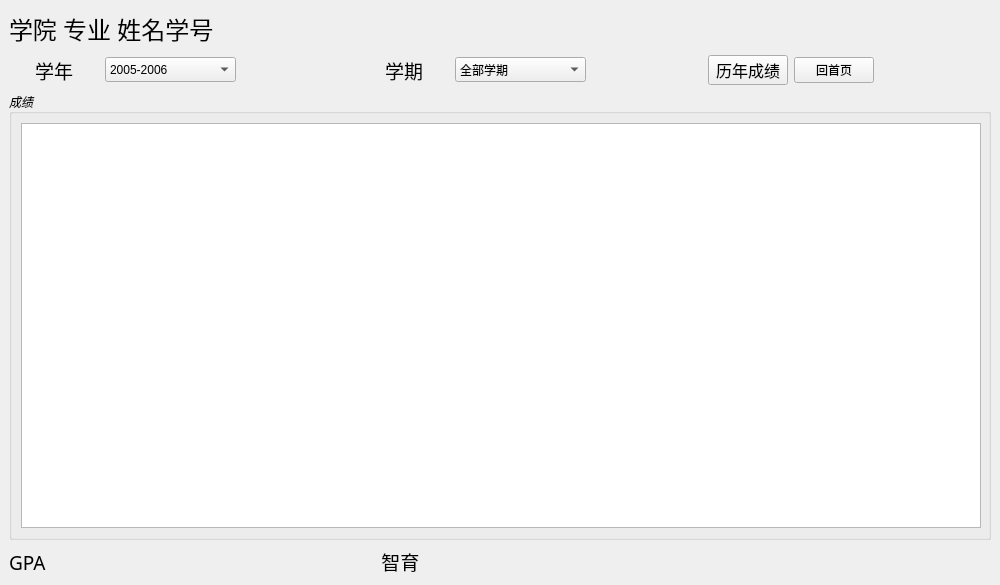
<?xml version="1.0" encoding="UTF-8"?>
<ui version="4.0">
 <class>MainWindow</class>
 <widget class="QMainWindow" name="MainWindow">
  <property name="geometry">
   <rect>
    <x>0</x>
    <y>0</y>
    <width>1000</width>
    <height>585</height>
   </rect>
  </property>
  <property name="sizePolicy">
   <sizepolicy hsizetype="Fixed" vsizetype="Fixed">
    <horstretch>0</horstretch>
    <verstretch>0</verstretch>
   </sizepolicy>
  </property>
  <property name="minimumSize">
   <size>
    <width>1000</width>
    <height>585</height>
   </size>
  </property>
  <property name="maximumSize">
   <size>
    <width>16777215</width>
    <height>16777215</height>
   </size>
  </property>
  <property name="windowTitle">
   <string>绝望2005第三方登陆系统</string>
  </property>
  <property name="windowIcon">
   <iconset>
    <normaloff>src/logo_school.png</normaloff>src/logo_school.png</iconset>
  </property>
  <property name="autoFillBackground">
   <bool>false</bool>
  </property>
  <widget class="QWidget" name="centralWidget">
   <property name="minimumSize">
    <size>
     <width>1000</width>
     <height>562</height>
    </size>
   </property>
   <property name="maximumSize">
    <size>
     <width>16777215</width>
     <height>16777215</height>
    </size>
   </property>
   <layout class="QGridLayout" name="gridLayout_2">
    <property name="margin">
     <number>0</number>
    </property>
    <property name="spacing">
     <number>0</number>
    </property>
    <item row="0" column="0">
     <widget class="QStackedWidget" name="stackedWidget">
      <property name="minimumSize">
       <size>
        <width>1000</width>
        <height>562</height>
       </size>
      </property>
      <property name="maximumSize">
       <size>
        <width>16777215</width>
        <height>16777215</height>
       </size>
      </property>
      <property name="frameShadow">
       <enum>QFrame::Plain</enum>
      </property>
      <property name="currentIndex">
       <number>2</number>
      </property>
      <widget class="QWidget" name="mainPage">
       <property name="minimumSize">
        <size>
         <width>995</width>
         <height>562</height>
        </size>
       </property>
       <layout class="QVBoxLayout" name="verticalLayout">
        <item>
         <layout class="QHBoxLayout" name="horizontalLayout_9">
          <item>
           <spacer name="horizontalSpacer_4">
            <property name="orientation">
             <enum>Qt::Horizontal</enum>
            </property>
            <property name="sizeType">
             <enum>QSizePolicy::Expanding</enum>
            </property>
            <property name="sizeHint" stdset="0">
             <size>
              <width>48</width>
              <height>20</height>
             </size>
            </property>
           </spacer>
          </item>
          <item>
           <widget class="QLabel" name="schoolLogolabel_2">
            <property name="sizePolicy">
             <sizepolicy hsizetype="Fixed" vsizetype="Fixed">
              <horstretch>0</horstretch>
              <verstretch>0</verstretch>
             </sizepolicy>
            </property>
            <property name="minimumSize">
             <size>
              <width>801</width>
              <height>71</height>
             </size>
            </property>
            <property name="text">
             <string/>
            </property>
            <property name="pixmap">
             <pixmap>src/long_logo_school.png</pixmap>
            </property>
            <property name="scaledContents">
             <bool>false</bool>
            </property>
            <property name="alignment">
             <set>Qt::AlignCenter</set>
            </property>
           </widget>
          </item>
          <item>
           <spacer name="horizontalSpacer_5">
            <property name="orientation">
             <enum>Qt::Horizontal</enum>
            </property>
            <property name="sizeType">
             <enum>QSizePolicy::Expanding</enum>
            </property>
            <property name="sizeHint" stdset="0">
             <size>
              <width>48</width>
              <height>20</height>
             </size>
            </property>
           </spacer>
          </item>
         </layout>
        </item>
        <item>
         <spacer name="verticalSpacer_2">
          <property name="orientation">
           <enum>Qt::Vertical</enum>
          </property>
          <property name="sizeType">
           <enum>QSizePolicy::Fixed</enum>
          </property>
          <property name="sizeHint" stdset="0">
           <size>
            <width>20</width>
            <height>40</height>
           </size>
          </property>
         </spacer>
        </item>
        <item>
         <layout class="QHBoxLayout" name="horizontalLayout">
          <item>
           <spacer name="horizontalSpacer_15">
            <property name="orientation">
             <enum>Qt::Horizontal</enum>
            </property>
            <property name="sizeType">
             <enum>QSizePolicy::Expanding</enum>
            </property>
            <property name="sizeHint" stdset="0">
             <size>
              <width>48</width>
              <height>20</height>
             </size>
            </property>
           </spacer>
          </item>
          <item>
           <widget class="QLabel" name="welcomePageLabel">
            <property name="sizePolicy">
             <sizepolicy hsizetype="Fixed" vsizetype="Fixed">
              <horstretch>0</horstretch>
              <verstretch>0</verstretch>
             </sizepolicy>
            </property>
            <property name="minimumSize">
             <size>
              <width>361</width>
              <height>251</height>
             </size>
            </property>
            <property name="font">
             <font>
              <family>微软雅黑</family>
              <pointsize>14</pointsize>
              <weight>75</weight>
              <bold>true</bold>
             </font>
            </property>
            <property name="frameShape">
             <enum>QFrame::Box</enum>
            </property>
            <property name="frameShadow">
             <enum>QFrame::Raised</enum>
            </property>
            <property name="text">
             <string>绝望2005第三方登陆系统欢迎你~</string>
            </property>
            <property name="alignment">
             <set>Qt::AlignCenter</set>
            </property>
           </widget>
          </item>
          <item>
           <spacer name="horizontalSpacer">
            <property name="orientation">
             <enum>Qt::Horizontal</enum>
            </property>
            <property name="sizeType">
             <enum>QSizePolicy::Fixed</enum>
            </property>
            <property name="sizeHint" stdset="0">
             <size>
              <width>48</width>
              <height>20</height>
             </size>
            </property>
           </spacer>
          </item>
          <item>
           <widget class="QCalendarWidget" name="calendarWidget">
            <property name="sizePolicy">
             <sizepolicy hsizetype="Fixed" vsizetype="Fixed">
              <horstretch>0</horstretch>
              <verstretch>0</verstretch>
             </sizepolicy>
            </property>
            <property name="minimumSize">
             <size>
              <width>361</width>
              <height>251</height>
             </size>
            </property>
           </widget>
          </item>
          <item>
           <spacer name="horizontalSpacer_17">
            <property name="orientation">
             <enum>Qt::Horizontal</enum>
            </property>
            <property name="sizeType">
             <enum>QSizePolicy::Expanding</enum>
            </property>
            <property name="sizeHint" stdset="0">
             <size>
              <width>48</width>
              <height>20</height>
             </size>
            </property>
           </spacer>
          </item>
         </layout>
        </item>
        <item>
         <spacer name="verticalSpacer_8">
          <property name="orientation">
           <enum>Qt::Vertical</enum>
          </property>
          <property name="sizeType">
           <enum>QSizePolicy::Fixed</enum>
          </property>
          <property name="sizeHint" stdset="0">
           <size>
            <width>20</width>
            <height>18</height>
           </size>
          </property>
         </spacer>
        </item>
        <item>
         <layout class="QHBoxLayout" name="horizontalLayout_4">
          <item>
           <spacer name="horizontalSpacer_2">
            <property name="orientation">
             <enum>Qt::Horizontal</enum>
            </property>
            <property name="sizeType">
             <enum>QSizePolicy::Expanding</enum>
            </property>
            <property name="sizeHint" stdset="0">
             <size>
              <width>40</width>
              <height>20</height>
             </size>
            </property>
           </spacer>
          </item>
          <item>
           <widget class="QPushButton" name="cjPushButton">
            <property name="sizePolicy">
             <sizepolicy hsizetype="Fixed" vsizetype="Fixed">
              <horstretch>0</horstretch>
              <verstretch>0</verstretch>
             </sizepolicy>
            </property>
            <property name="minimumSize">
             <size>
              <width>75</width>
              <height>40</height>
             </size>
            </property>
            <property name="font">
             <font>
              <family>微软雅黑</family>
              <pointsize>10</pointsize>
              <weight>75</weight>
              <bold>true</bold>
             </font>
            </property>
            <property name="text">
             <string>查询成绩</string>
            </property>
           </widget>
          </item>
          <item>
           <widget class="QPushButton" name="kbPushButton">
            <property name="sizePolicy">
             <sizepolicy hsizetype="Fixed" vsizetype="Fixed">
              <horstretch>0</horstretch>
              <verstretch>0</verstretch>
             </sizepolicy>
            </property>
            <property name="minimumSize">
             <size>
              <width>75</width>
              <height>40</height>
             </size>
            </property>
            <property name="font">
             <font>
              <family>微软雅黑</family>
              <pointsize>10</pointsize>
              <weight>75</weight>
              <bold>true</bold>
             </font>
            </property>
            <property name="text">
             <string>查询课表</string>
            </property>
           </widget>
          </item>
          <item>
           <widget class="QPushButton" name="yxkcPushButton">
            <property name="sizePolicy">
             <sizepolicy hsizetype="Fixed" vsizetype="Fixed">
              <horstretch>0</horstretch>
              <verstretch>0</verstretch>
             </sizepolicy>
            </property>
            <property name="minimumSize">
             <size>
              <width>75</width>
              <height>40</height>
             </size>
            </property>
            <property name="font">
             <font>
              <family>微软雅黑</family>
              <pointsize>10</pointsize>
              <weight>75</weight>
              <bold>true</bold>
             </font>
            </property>
            <property name="text">
             <string>已选课程</string>
            </property>
           </widget>
          </item>
          <item>
           <spacer name="horizontalSpacer_3">
            <property name="orientation">
             <enum>Qt::Horizontal</enum>
            </property>
            <property name="sizeType">
             <enum>QSizePolicy::Expanding</enum>
            </property>
            <property name="sizeHint" stdset="0">
             <size>
              <width>40</width>
              <height>20</height>
             </size>
            </property>
           </spacer>
          </item>
         </layout>
        </item>
        <item>
         <spacer name="verticalSpacer">
          <property name="orientation">
           <enum>Qt::Vertical</enum>
          </property>
          <property name="sizeType">
           <enum>QSizePolicy::Preferred</enum>
          </property>
          <property name="sizeHint" stdset="0">
           <size>
            <width>20</width>
            <height>50</height>
           </size>
          </property>
         </spacer>
        </item>
       </layout>
      </widget>
      <widget class="QWidget" name="loadingPage">
       <property name="minimumSize">
        <size>
         <width>995</width>
         <height>562</height>
        </size>
       </property>
       <layout class="QGridLayout" name="gridLayout_3">
        <item row="1" column="2">
         <spacer name="horizontalSpacer_7">
          <property name="orientation">
           <enum>Qt::Horizontal</enum>
          </property>
          <property name="sizeHint" stdset="0">
           <size>
            <width>40</width>
            <height>20</height>
           </size>
          </property>
         </spacer>
        </item>
        <item row="0" column="1">
         <spacer name="verticalSpacer_3">
          <property name="orientation">
           <enum>Qt::Vertical</enum>
          </property>
          <property name="sizeType">
           <enum>QSizePolicy::Fixed</enum>
          </property>
          <property name="sizeHint" stdset="0">
           <size>
            <width>20</width>
            <height>138</height>
           </size>
          </property>
         </spacer>
        </item>
        <item row="1" column="0">
         <spacer name="horizontalSpacer_8">
          <property name="orientation">
           <enum>Qt::Horizontal</enum>
          </property>
          <property name="sizeHint" stdset="0">
           <size>
            <width>40</width>
            <height>20</height>
           </size>
          </property>
         </spacer>
        </item>
        <item row="1" column="1">
         <layout class="QVBoxLayout" name="verticalLayout_2">
          <item>
           <widget class="QLabel" name="loadingLabel">
            <property name="sizePolicy">
             <sizepolicy hsizetype="Fixed" vsizetype="Fixed">
              <horstretch>0</horstretch>
              <verstretch>0</verstretch>
             </sizepolicy>
            </property>
            <property name="minimumSize">
             <size>
              <width>591</width>
              <height>80</height>
             </size>
            </property>
            <property name="font">
             <font>
              <family>Kristen ITC</family>
              <pointsize>36</pointsize>
              <weight>75</weight>
              <bold>true</bold>
             </font>
            </property>
            <property name="frameShape">
             <enum>QFrame::NoFrame</enum>
            </property>
            <property name="frameShadow">
             <enum>QFrame::Plain</enum>
            </property>
            <property name="text">
             <string>Loading</string>
            </property>
            <property name="alignment">
             <set>Qt::AlignHCenter|Qt::AlignTop</set>
            </property>
           </widget>
          </item>
          <item>
           <widget class="QProgressBar" name="progressBar">
            <property name="minimumSize">
             <size>
              <width>521</width>
              <height>41</height>
             </size>
            </property>
            <property name="value">
             <number>33</number>
            </property>
            <property name="alignment">
             <set>Qt::AlignCenter</set>
            </property>
            <property name="textVisible">
             <bool>false</bool>
            </property>
            <property name="invertedAppearance">
             <bool>false</bool>
            </property>
            <property name="textDirection">
             <enum>QProgressBar::TopToBottom</enum>
            </property>
           </widget>
          </item>
          <item>
           <layout class="QHBoxLayout" name="horizontalLayout_2"/>
          </item>
         </layout>
        </item>
        <item row="2" column="1">
         <spacer name="verticalSpacer_4">
          <property name="orientation">
           <enum>Qt::Vertical</enum>
          </property>
          <property name="sizeHint" stdset="0">
           <size>
            <width>20</width>
            <height>278</height>
           </size>
          </property>
         </spacer>
        </item>
       </layout>
      </widget>
      <widget class="QWidget" name="cjPage">
       <property name="minimumSize">
        <size>
         <width>995</width>
         <height>562</height>
        </size>
       </property>
       <layout class="QVBoxLayout" name="verticalLayout_3">
        <item>
         <widget class="QLabel" name="userImformationLabel">
          <property name="sizePolicy">
           <sizepolicy hsizetype="Preferred" vsizetype="Fixed">
            <horstretch>0</horstretch>
            <verstretch>0</verstretch>
           </sizepolicy>
          </property>
          <property name="minimumSize">
           <size>
            <width>0</width>
            <height>40</height>
           </size>
          </property>
          <property name="font">
           <font>
            <family>微软雅黑</family>
            <pointsize>18</pointsize>
            <weight>50</weight>
            <italic>false</italic>
            <bold>false</bold>
           </font>
          </property>
          <property name="text">
           <string>&lt;html&gt;&lt;head/&gt;&lt;body&gt;&lt;p&gt;学院 专业  姓名学号&lt;/p&gt;&lt;/body&gt;&lt;/html&gt;</string>
          </property>
          <property name="buddy">
           <cstring>cjTabelView</cstring>
          </property>
         </widget>
        </item>
        <item>
         <layout class="QHBoxLayout" name="horizontalLayout_5">
          <item>
           <layout class="QHBoxLayout" name="horizontalLayout_17">
            <item>
             <widget class="QLabel" name="xnOpptionLabel">
              <property name="sizePolicy">
               <sizepolicy hsizetype="Preferred" vsizetype="Fixed">
                <horstretch>0</horstretch>
                <verstretch>0</verstretch>
               </sizepolicy>
              </property>
              <property name="minimumSize">
               <size>
                <width>90</width>
                <height>30</height>
               </size>
              </property>
              <property name="font">
               <font>
                <family>微软雅黑</family>
                <pointsize>14</pointsize>
               </font>
              </property>
              <property name="text">
               <string>学年</string>
              </property>
              <property name="alignment">
               <set>Qt::AlignCenter</set>
              </property>
              <property name="buddy">
               <cstring>xnOpptionComboBox</cstring>
              </property>
             </widget>
            </item>
            <item>
             <widget class="QComboBox" name="xnOpptionComboBox">
              <property name="minimumSize">
               <size>
                <width>131</width>
                <height>25</height>
               </size>
              </property>
              <property name="editable">
               <bool>false</bool>
              </property>
              <item>
               <property name="text">
                <string>2005-2006</string>
               </property>
              </item>
              <item>
               <property name="text">
                <string>2006-2007</string>
               </property>
              </item>
              <item>
               <property name="text">
                <string>2007-2008</string>
               </property>
              </item>
              <item>
               <property name="text">
                <string>2008-2009</string>
               </property>
              </item>
              <item>
               <property name="text">
                <string>2009-2010</string>
               </property>
              </item>
              <item>
               <property name="text">
                <string>2010-2011</string>
               </property>
              </item>
              <item>
               <property name="text">
                <string>2011-2012</string>
               </property>
              </item>
              <item>
               <property name="text">
                <string>2012-2013</string>
               </property>
              </item>
              <item>
               <property name="text">
                <string>2013-2014</string>
               </property>
              </item>
             </widget>
            </item>
           </layout>
          </item>
          <item>
           <spacer name="horizontalSpacer_23">
            <property name="orientation">
             <enum>Qt::Horizontal</enum>
            </property>
            <property name="sizeHint" stdset="0">
             <size>
              <width>40</width>
              <height>20</height>
             </size>
            </property>
           </spacer>
          </item>
          <item>
           <layout class="QHBoxLayout" name="horizontalLayout_18">
            <item>
             <widget class="QLabel" name="xqOpptionLabel">
              <property name="sizePolicy">
               <sizepolicy hsizetype="Preferred" vsizetype="Fixed">
                <horstretch>0</horstretch>
                <verstretch>0</verstretch>
               </sizepolicy>
              </property>
              <property name="minimumSize">
               <size>
                <width>90</width>
                <height>30</height>
               </size>
              </property>
              <property name="font">
               <font>
                <family>微软雅黑</family>
                <pointsize>14</pointsize>
               </font>
              </property>
              <property name="frameShape">
               <enum>QFrame::NoFrame</enum>
              </property>
              <property name="text">
               <string>学期</string>
              </property>
              <property name="scaledContents">
               <bool>false</bool>
              </property>
              <property name="alignment">
               <set>Qt::AlignCenter</set>
              </property>
              <property name="buddy">
               <cstring>xqOpptionComboBox</cstring>
              </property>
             </widget>
            </item>
            <item>
             <widget class="QComboBox" name="xqOpptionComboBox">
              <property name="minimumSize">
               <size>
                <width>131</width>
                <height>25</height>
               </size>
              </property>
              <item>
               <property name="text">
                <string>全部学期</string>
               </property>
              </item>
              <item>
               <property name="text">
                <string>1</string>
               </property>
              </item>
              <item>
               <property name="text">
                <string>2</string>
               </property>
              </item>
              <item>
               <property name="text">
                <string>3</string>
               </property>
              </item>
             </widget>
            </item>
           </layout>
          </item>
          <item>
           <spacer name="horizontalSpacer_24">
            <property name="orientation">
             <enum>Qt::Horizontal</enum>
            </property>
            <property name="sizeHint" stdset="0">
             <size>
              <width>88</width>
              <height>20</height>
             </size>
            </property>
           </spacer>
          </item>
          <item>
           <widget class="QPushButton" name="lnCjPushButton">
            <property name="minimumSize">
             <size>
              <width>80</width>
              <height>30</height>
             </size>
            </property>
            <property name="font">
             <font>
              <family>微软雅黑</family>
              <pointsize>12</pointsize>
             </font>
            </property>
            <property name="text">
             <string>历年成绩</string>
            </property>
           </widget>
          </item>
          <item>
           <widget class="QPushButton" name="cjBackPushButton">
            <property name="text">
             <string>回首页</string>
            </property>
           </widget>
          </item>
          <item>
           <spacer name="horizontalSpacer_25">
            <property name="orientation">
             <enum>Qt::Horizontal</enum>
            </property>
            <property name="sizeHint" stdset="0">
             <size>
              <width>100</width>
              <height>20</height>
             </size>
            </property>
           </spacer>
          </item>
         </layout>
        </item>
        <item>
         <widget class="QGroupBox" name="cjGroupBox_2">
          <property name="sizePolicy">
           <sizepolicy hsizetype="Expanding" vsizetype="Expanding">
            <horstretch>0</horstretch>
            <verstretch>0</verstretch>
           </sizepolicy>
          </property>
          <property name="minimumSize">
           <size>
            <width>980</width>
            <height>360</height>
           </size>
          </property>
          <property name="maximumSize">
           <size>
            <width>16777215</width>
            <height>16777215</height>
           </size>
          </property>
          <property name="font">
           <font>
            <family>微软雅黑</family>
            <weight>50</weight>
            <italic>true</italic>
            <bold>false</bold>
           </font>
          </property>
          <property name="title">
           <string>成绩</string>
          </property>
          <property name="alignment">
           <set>Qt::AlignLeading|Qt::AlignLeft|Qt::AlignVCenter</set>
          </property>
          <layout class="QVBoxLayout" name="verticalLayout_17">
           <item>
            <widget class="QTableView" name="cjTabelView">
             <property name="sizePolicy">
              <sizepolicy hsizetype="Expanding" vsizetype="Expanding">
               <horstretch>0</horstretch>
               <verstretch>0</verstretch>
              </sizepolicy>
             </property>
             <property name="minimumSize">
              <size>
               <width>960</width>
               <height>331</height>
              </size>
             </property>
             <property name="frameShadow">
              <enum>QFrame::Sunken</enum>
             </property>
             <property name="autoScroll">
              <bool>true</bool>
             </property>
             <property name="editTriggers">
              <set>QAbstractItemView::NoEditTriggers</set>
             </property>
             <property name="showDropIndicator" stdset="0">
              <bool>true</bool>
             </property>
             <property name="alternatingRowColors">
              <bool>false</bool>
             </property>
             <property name="showGrid">
              <bool>true</bool>
             </property>
             <property name="gridStyle">
              <enum>Qt::DashDotDotLine</enum>
             </property>
             <property name="sortingEnabled">
              <bool>false</bool>
             </property>
             <property name="wordWrap">
              <bool>true</bool>
             </property>
             <property name="cornerButtonEnabled">
              <bool>true</bool>
             </property>
            </widget>
           </item>
          </layout>
         </widget>
        </item>
        <item>
         <widget class="QLabel" name="userGPALabel">
          <property name="sizePolicy">
           <sizepolicy hsizetype="Expanding" vsizetype="Fixed">
            <horstretch>0</horstretch>
            <verstretch>0</verstretch>
           </sizepolicy>
          </property>
          <property name="minimumSize">
           <size>
            <width>980</width>
            <height>30</height>
           </size>
          </property>
          <property name="font">
           <font>
            <family>微软雅黑</family>
            <pointsize>14</pointsize>
            <italic>false</italic>
           </font>
          </property>
          <property name="text">
           <string>GPA                                                                    智育</string>
          </property>
         </widget>
        </item>
       </layout>
      </widget>
      <widget class="QWidget" name="kbPage">
       <property name="sizePolicy">
        <sizepolicy hsizetype="Preferred" vsizetype="Preferred">
         <horstretch>0</horstretch>
         <verstretch>0</verstretch>
        </sizepolicy>
       </property>
       <property name="minimumSize">
        <size>
         <width>995</width>
         <height>562</height>
        </size>
       </property>
       <layout class="QVBoxLayout" name="verticalLayout_4">
        <item>
         <layout class="QHBoxLayout" name="horizontalLayout_7">
          <item>
           <spacer name="horizontalSpacer_11">
            <property name="orientation">
             <enum>Qt::Horizontal</enum>
            </property>
            <property name="sizeHint" stdset="0">
             <size>
              <width>40</width>
              <height>20</height>
             </size>
            </property>
           </spacer>
          </item>
          <item>
           <widget class="QLabel" name="kbImformationLabel">
            <property name="sizePolicy">
             <sizepolicy hsizetype="Preferred" vsizetype="Fixed">
              <horstretch>0</horstretch>
              <verstretch>0</verstretch>
             </sizepolicy>
            </property>
            <property name="minimumSize">
             <size>
              <width>281</width>
              <height>16</height>
             </size>
            </property>
            <property name="font">
             <font>
              <family>微软雅黑</family>
              <pointsize>12</pointsize>
             </font>
            </property>
            <property name="text">
             <string>本学期   谁谁谁的课表</string>
            </property>
           </widget>
          </item>
          <item>
           <widget class="QPushButton" name="kbBackPushButton">
            <property name="text">
             <string>回首页</string>
            </property>
           </widget>
          </item>
          <item>
           <spacer name="horizontalSpacer_12">
            <property name="orientation">
             <enum>Qt::Horizontal</enum>
            </property>
            <property name="sizeHint" stdset="0">
             <size>
              <width>40</width>
              <height>20</height>
             </size>
            </property>
           </spacer>
          </item>
         </layout>
        </item>
        <item>
         <widget class="QTabWidget" name="tabWidget">
          <property name="currentIndex">
           <number>0</number>
          </property>
          <widget class="QWidget" name="tab">
           <property name="sizePolicy">
            <sizepolicy hsizetype="Expanding" vsizetype="Expanding">
             <horstretch>0</horstretch>
             <verstretch>0</verstretch>
            </sizepolicy>
           </property>
           <attribute name="title">
            <string>一周课表</string>
           </attribute>
           <layout class="QVBoxLayout" name="verticalLayout_8">
            <property name="spacing">
             <number>0</number>
            </property>
            <property name="margin">
             <number>0</number>
            </property>
            <item>
             <widget class="QTableView" name="kbTableView">
              <property name="minimumSize">
               <size>
                <width>975</width>
                <height>480</height>
               </size>
              </property>
              <property name="editTriggers">
               <set>QAbstractItemView::NoEditTriggers</set>
              </property>
              <property name="textElideMode">
               <enum>Qt::ElideMiddle</enum>
              </property>
             </widget>
            </item>
           </layout>
          </widget>
          <widget class="QWidget" name="tab_2">
           <property name="sizePolicy">
            <sizepolicy hsizetype="Expanding" vsizetype="Fixed">
             <horstretch>0</horstretch>
             <verstretch>0</verstretch>
            </sizepolicy>
           </property>
           <attribute name="title">
            <string>实践课信息</string>
           </attribute>
           <layout class="QVBoxLayout" name="verticalLayout_9">
            <item>
             <widget class="QTableView" name="sjkTableView">
              <property name="sizePolicy">
               <sizepolicy hsizetype="Expanding" vsizetype="Fixed">
                <horstretch>0</horstretch>
                <verstretch>0</verstretch>
               </sizepolicy>
              </property>
             </widget>
            </item>
            <item>
             <spacer name="verticalSpacer_5">
              <property name="orientation">
               <enum>Qt::Vertical</enum>
              </property>
              <property name="sizeHint" stdset="0">
               <size>
                <width>20</width>
                <height>40</height>
               </size>
              </property>
             </spacer>
            </item>
           </layout>
          </widget>
          <widget class="QWidget" name="tab_3">
           <property name="sizePolicy">
            <sizepolicy hsizetype="Expanding" vsizetype="Expanding">
             <horstretch>0</horstretch>
             <verstretch>0</verstretch>
            </sizepolicy>
           </property>
           <attribute name="title">
            <string>实习课信息</string>
           </attribute>
           <layout class="QVBoxLayout" name="verticalLayout_10">
            <item>
             <widget class="QTableView" name="sxkTableView">
              <property name="sizePolicy">
               <sizepolicy hsizetype="Expanding" vsizetype="Fixed">
                <horstretch>0</horstretch>
                <verstretch>0</verstretch>
               </sizepolicy>
              </property>
             </widget>
            </item>
            <item>
             <spacer name="verticalSpacer_6">
              <property name="orientation">
               <enum>Qt::Vertical</enum>
              </property>
              <property name="sizeHint" stdset="0">
               <size>
                <width>20</width>
                <height>248</height>
               </size>
              </property>
             </spacer>
            </item>
           </layout>
          </widget>
          <widget class="QWidget" name="tab_4">
           <property name="sizePolicy">
            <sizepolicy hsizetype="Expanding" vsizetype="Expanding">
             <horstretch>0</horstretch>
             <verstretch>0</verstretch>
            </sizepolicy>
           </property>
           <attribute name="title">
            <string>未安排上课时间的课程</string>
           </attribute>
           <layout class="QVBoxLayout" name="verticalLayout_11">
            <item>
             <widget class="QTableView" name="wapTableView">
              <property name="sizePolicy">
               <sizepolicy hsizetype="Expanding" vsizetype="Fixed">
                <horstretch>0</horstretch>
                <verstretch>0</verstretch>
               </sizepolicy>
              </property>
             </widget>
            </item>
            <item>
             <spacer name="verticalSpacer_7">
              <property name="orientation">
               <enum>Qt::Vertical</enum>
              </property>
              <property name="sizeHint" stdset="0">
               <size>
                <width>20</width>
                <height>248</height>
               </size>
              </property>
             </spacer>
            </item>
           </layout>
          </widget>
         </widget>
        </item>
       </layout>
      </widget>
      <widget class="QWidget" name="yxkcPage">
       <property name="minimumSize">
        <size>
         <width>995</width>
         <height>562</height>
        </size>
       </property>
       <layout class="QVBoxLayout" name="verticalLayout_5">
        <item>
         <layout class="QHBoxLayout" name="horizontalLayout_3">
          <item>
           <spacer name="horizontalSpacer_13">
            <property name="orientation">
             <enum>Qt::Horizontal</enum>
            </property>
            <property name="sizeHint" stdset="0">
             <size>
              <width>40</width>
              <height>20</height>
             </size>
            </property>
           </spacer>
          </item>
          <item>
           <widget class="QLabel" name="label">
            <property name="sizePolicy">
             <sizepolicy hsizetype="Expanding" vsizetype="Fixed">
              <horstretch>0</horstretch>
              <verstretch>0</verstretch>
             </sizepolicy>
            </property>
            <property name="minimumSize">
             <size>
              <width>760</width>
              <height>31</height>
             </size>
            </property>
            <property name="font">
             <font>
              <family>微软雅黑</family>
              <pointsize>22</pointsize>
              <weight>50</weight>
              <bold>false</bold>
             </font>
            </property>
            <property name="text">
             <string>本学期已成功选取课程</string>
            </property>
            <property name="alignment">
             <set>Qt::AlignCenter</set>
            </property>
           </widget>
          </item>
          <item>
           <widget class="QPushButton" name="yxkcBackPushButton">
            <property name="text">
             <string>回首页</string>
            </property>
           </widget>
          </item>
          <item>
           <spacer name="horizontalSpacer_14">
            <property name="orientation">
             <enum>Qt::Horizontal</enum>
            </property>
            <property name="sizeHint" stdset="0">
             <size>
              <width>40</width>
              <height>20</height>
             </size>
            </property>
           </spacer>
          </item>
         </layout>
        </item>
        <item>
         <widget class="QGroupBox" name="yxkcGroupBox">
          <property name="title">
           <string>已选课程</string>
          </property>
          <layout class="QGridLayout" name="gridLayout">
           <property name="margin">
            <number>0</number>
           </property>
           <property name="spacing">
            <number>0</number>
           </property>
           <item row="0" column="0">
            <widget class="QTableView" name="yxkcTableView">
             <property name="minimumSize">
              <size>
               <width>960</width>
               <height>430</height>
              </size>
             </property>
            </widget>
           </item>
          </layout>
         </widget>
        </item>
       </layout>
      </widget>
     </widget>
    </item>
   </layout>
  </widget>
  <action name="cjAction">
   <property name="text">
    <string>成绩查询</string>
   </property>
   <property name="shortcutContext">
    <enum>Qt::WidgetShortcut</enum>
   </property>
  </action>
  <action name="kbAction">
   <property name="text">
    <string>课表查询</string>
   </property>
  </action>
  <action name="xsxkAction">
   <property name="text">
    <string>已选课程</string>
   </property>
  </action>
  <action name="zyAction">
   <property name="text">
    <string>首页</string>
   </property>
  </action>
  <action name="logoutAction">
   <property name="text">
    <string>退出</string>
   </property>
   <property name="toolTip">
    <string>退出</string>
   </property>
  </action>
 </widget>
 <resources/>
 <connections/>
</ui>
